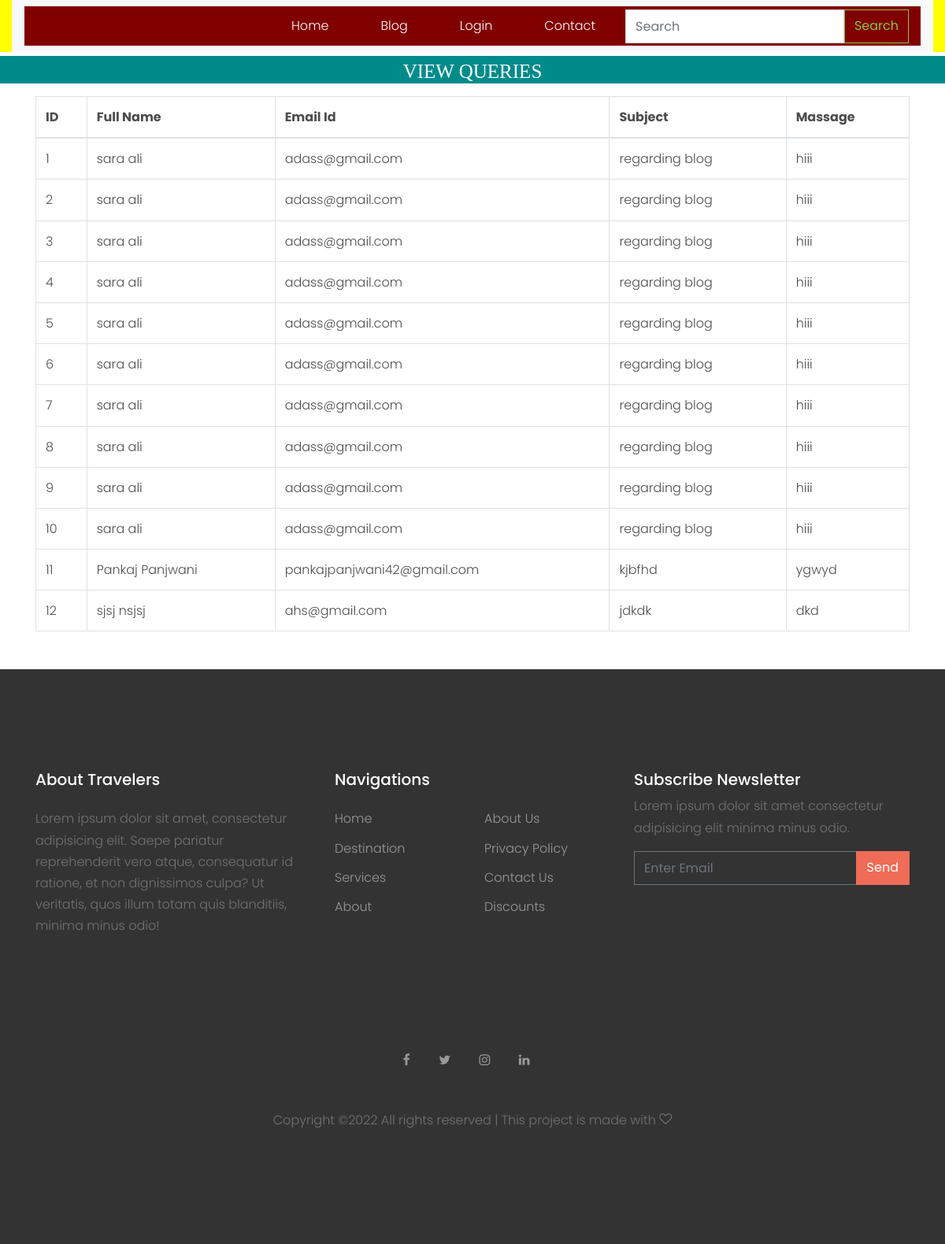
The page /view_contact/ on the database its author committed.
### tour/models.py (models this page shows, shortened)
class Contact(models.Model):
    first_Name = models.CharField(max_length=30)
    last_Name = models.CharField(max_length=30)
    email = models.EmailField()
    subject = models.CharField(max_length=50)
    message = models.TextField(max_length=100)

### tour/views.py (the view)
# urls.py: path('view_contact/',views.view_contact,name='view_contact'),
def view_contact(request):
    data=Contact.objects.all()
    d={'data':data}
    return render(request,'view_contact.html',d)

### tour/templates/view_contact.html (shortened to what this page needs)
{% extends 'base.html' %}
{% load static %}
{% block body %}
<center>
      <h1 style="font-size:25px; background-color:darkcyan;height:35px;color:white;padding:5px;margin-top:5px;font-family : 'Monotype Corsiva" align="center"> VIEW QUERIES</h1>
</center>
<div class="container mt-3">
    <table class="table table-bordered" id="myTable">
  <thead>
  <tr>
    <th>ID</th>
    <th>Full Name</th>
    <th>Email Id</th>
    <th>Subject</th>
    <th>Massage</th>
  </tr>
  </thead>
   <tbody>
    {% for i in data %}
  <tr>
    <td>{{i.id}}</td>
    <td>{{i.first_Name}} {{i.last_Name}}</td>
      <td>{{i.email}}</td>
      <td>{{i.subject}}</td>
      <td>{{i.message}}</td>
  </tr>
    {% endfor %}
    </tbody>
</table>
</div>
{% endblock %}

### tour/static/css/style.css (style rules this page uses)
body { line-height: 1.7; color: #4d4d4d; font-weight: 300; font-size: 1rem; }
h1, h2, h3, h4, h5, .h1, .h2, .h3, .h4, .h5 { font-family: "Poppins", -apple-system, BlinkMacSystemFont, "Segoe UI", Roboto, "Helvetica Neue", Arial, sans-serif, "Apple Color Emoji", "Segoe UI Emoji", "Segoe UI Symbol", "Noto Color Emoji"; }

### rows shown on the page
Contact: id "1", first_Name "sara", last_Name "ali", email "adass@gmail.com", subject "regarding blog", message "hiii"
Contact: id "2", first_Name "sara", last_Name "ali", email "adass@gmail.com", subject "regarding blog", message "hiii"
Contact: id "3", first_Name "sara", last_Name "ali", email "adass@gmail.com", subject "regarding blog", message "hiii"
Contact: id "4", first_Name "sara", last_Name "ali", email "adass@gmail.com", subject "regarding blog", message "hiii"
Contact: id "5", first_Name "sara", last_Name "ali", email "adass@gmail.com", subject "regarding blog", message "hiii"
Contact: id "6", first_Name "sara", last_Name "ali", email "adass@gmail.com", subject "regarding blog", message "hiii"
Contact: id "7", first_Name "sara", last_Name "ali", email "adass@gmail.com", subject "regarding blog", message "hiii"
Contact: id "8", first_Name "sara", last_Name "ali", email "adass@gmail.com", subject "regarding blog", message "hiii"
Contact: id "9", first_Name "sara", last_Name "ali", email "adass@gmail.com", subject "regarding blog", message "hiii"
Contact: id "10", first_Name "sara", last_Name "ali", email "adass@gmail.com", subject "regarding blog", message "hiii"
Contact: id "11", first_Name "Pankaj", last_Name "Panjwani", email "pankajpanjwani42@gmail.com", subject "kjbfhd", message "ygwyd"
Contact: id "12", first_Name "sjsj", last_Name "nsjsj", email "ahs@gmail.com", subject "jdkdk", message "dkd"
